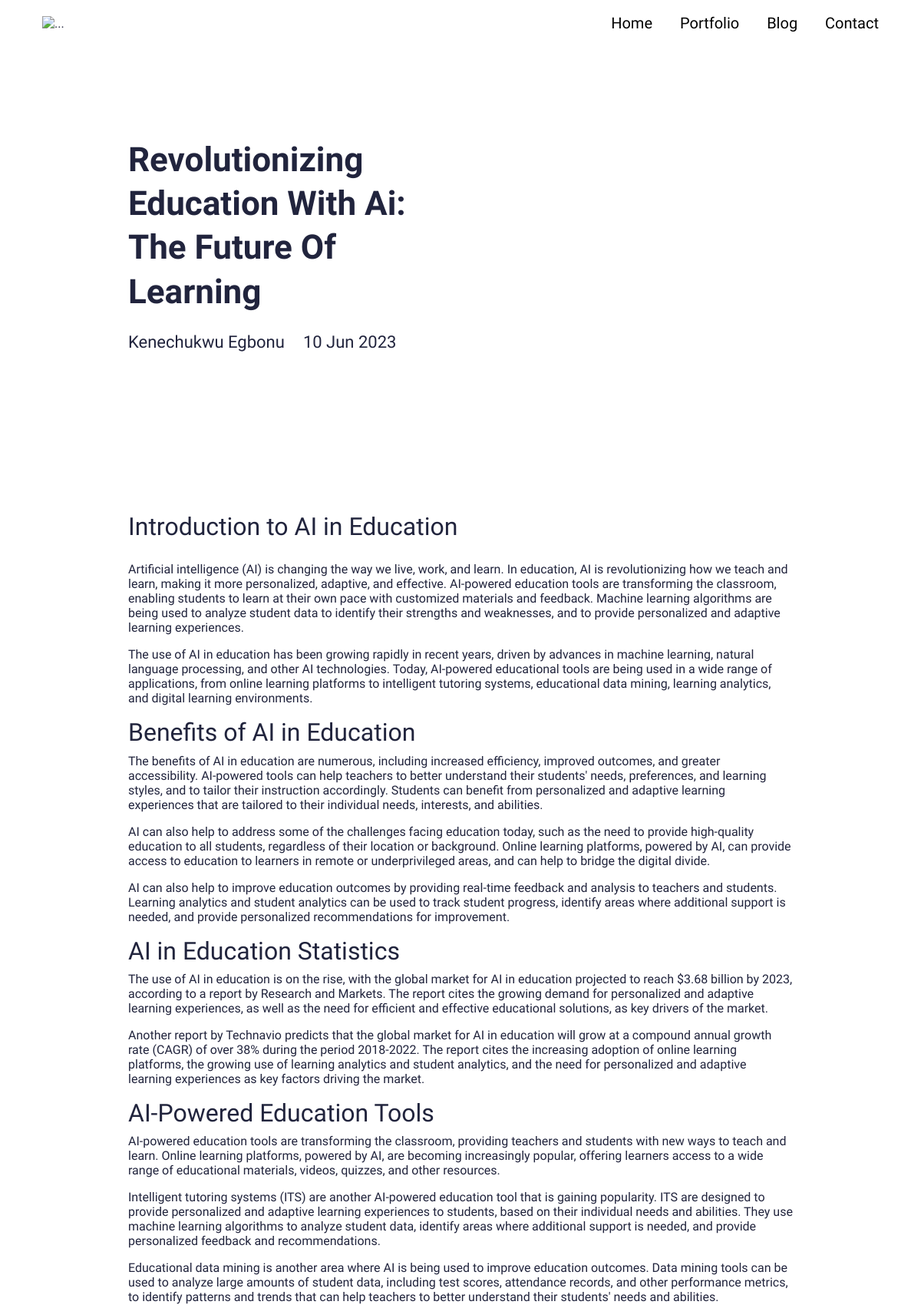
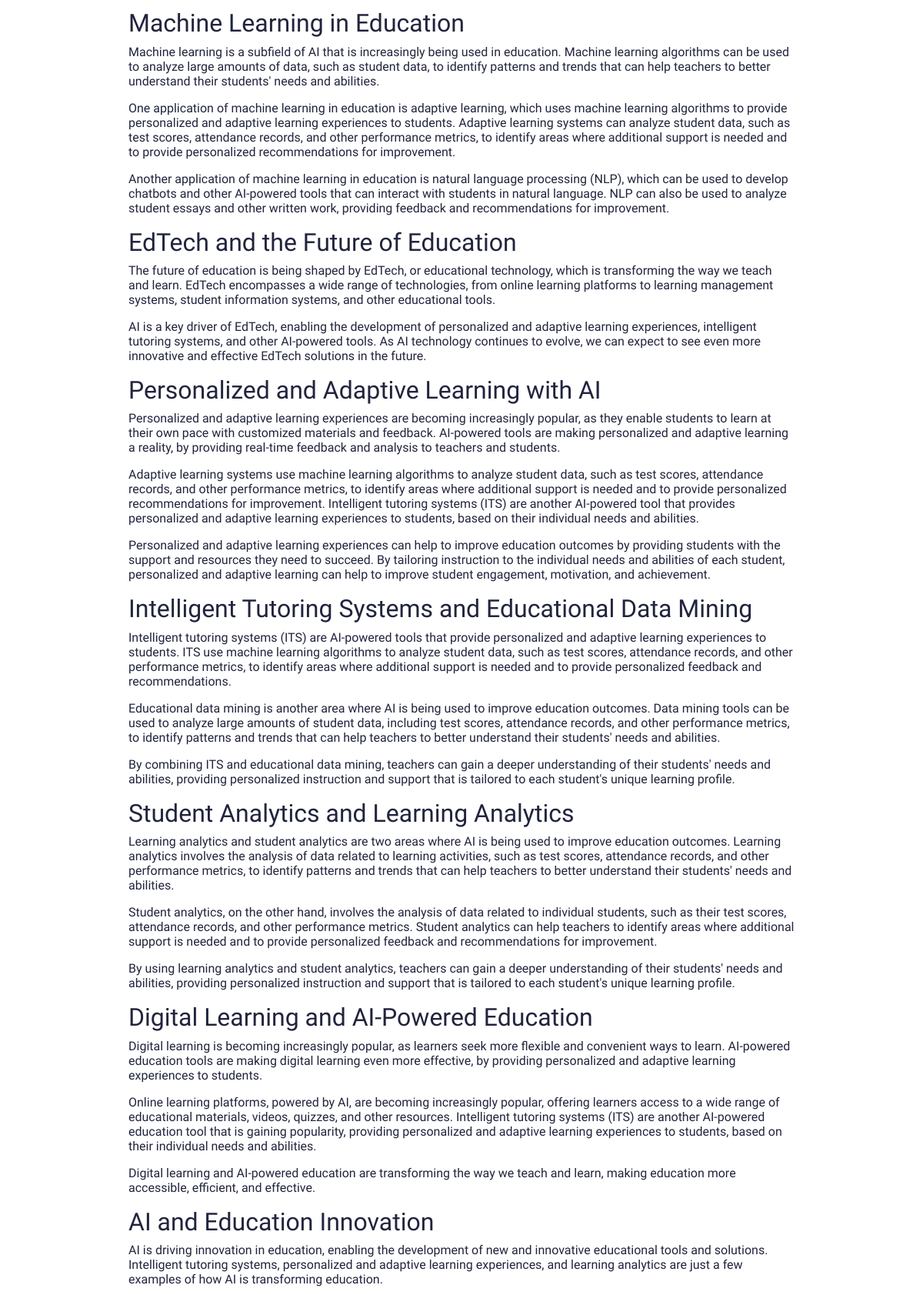
The page /blog/revolutionizing-education-with-ai-the-future-of-learning (upper part) on the database its author committed (2 pictures, top to bottom).
### main/models.py (models this page shows, shortened)
class Blog(models.Model):
    class Meta:
        verbose_name_plural = 'Blog Profiles'
        verbose_name = 'Blog'
        ordering = ["timestamp"]
    timestamp = models.DateTimeField(auto_now_add=True)
    author = models.CharField(max_length=200, blank=True, null=True)
    name = models.CharField(max_length=200, blank=True, null=True)
    description = models.CharField(max_length=500, blank=True, null=True)
    body = RichTextField(blank=True, null=True)
    slug = models.SlugField(null=True, blank=True)
    image = models.ImageField(blank=True, null=True, upload_to="blog")
    is_active = models.BooleanField(default=True)

### main/views.py (the view)
# urls.py: path('blog/<slug:slug>', views.BlogDetailView.as_view(), name="blog"),
class BlogDetailView(generic.DetailView):
	model = Blog
	template_name = "main/blog-detail.html"

### resume_demo/context_processors.py (called while the page is built)
def project_context(request):
	context = {
		'me': User.objects.first(),
	}
	return context

### main/templates/main/blog-detail.html (shortened to what this page needs)
{% extends 'main/base.html' %}
{% load static %}
{% block content %}
<section>
  <div class="innerPageBannerCol">
    <div class="container">
      <div class="row g-4 g-md-3  align-items-center">
        <div class="col-md-6">
          <div class="bannerContent">
            <h1 class="xlTitle pb-md-3">{{object.name|title}}</h1>
          </div>
        </div>
      </div>
      <div class="row">
        <div class="col-md-auto">
          <div class="authorCol">
            <h4 class="smTitle pb-3">{{object.author|title}}</h4>
          </div>
        </div>
        <div class="col-md">
          <h4 class="smTitle pb-3">{{object.timestamp.date}}</h4>
        </div>
      </div>
    </div>
  </div>
</section>
<section>
  <div class="sectionSpaceSm">
    <div class="container">
      {{object.body|safe}}
    </div>
  </div>
</section>
{% endblock %}

### static/css/style.css (style rules this page uses)
:root { --primaryColor: #9C07B6; --primaryDarkColor: #3D0048; --primaryHoverColor: #900AA8; --secondaryColor: #F9B000; --baseColor: #21243D; --baseFont: 'Heebo', sans-serif; --titleFont: 'Courier Prime', monospace; --regular: 400; --medium: 500; --bold: 700; --black: 900; --lightBg: #F1F1F1; }
html { scroll-behavior: smooth; }
body { font-family: var(--baseFont); color: var(--baseColor); line-height: normal; }
.xlTitle { font-size: 44px; line-height: 1.3; font-weight: var(--bold); font-family: var(--titleFont) }
.smTitle { font-size: 22px; line-height: normal; font-weight: var(--regular); font-family: var(--titleFont) }
.sectionSpaceSm { padding: 35px 0; }
.innerPageBannerCol { padding: 180px 0 150px; }
@media (min-width:992px) { .container, .container-lg, .container-md, .container-sm, .container-xl, .container-xxl { max-width: 890px; } }

### rows shown on the page
Blog: name "Revolutionizing Education With Ai: The Future Of Learning", author "Kenechukwu Egbonu", timestamp "10 Jun 2023", body "Introduction to AI in Education Artificial intelligence (AI) is changing the way we live, work, and learn. In education, AI is revolutionizing how we teach and learn, making it more personalized, adaptive, and effective. AI-powered education tools are transforming the classroom, enabling students to learn at their own pace with customized materials and feedback. Machine learning algorithms are being used to analyze student data to identify their strengths and weaknesses, and to provide personalized and adaptive learning experiences. The use of AI in education has been growing rapidly in recent years, driven by advances in machine learning, natural language processing, and other AI…"
